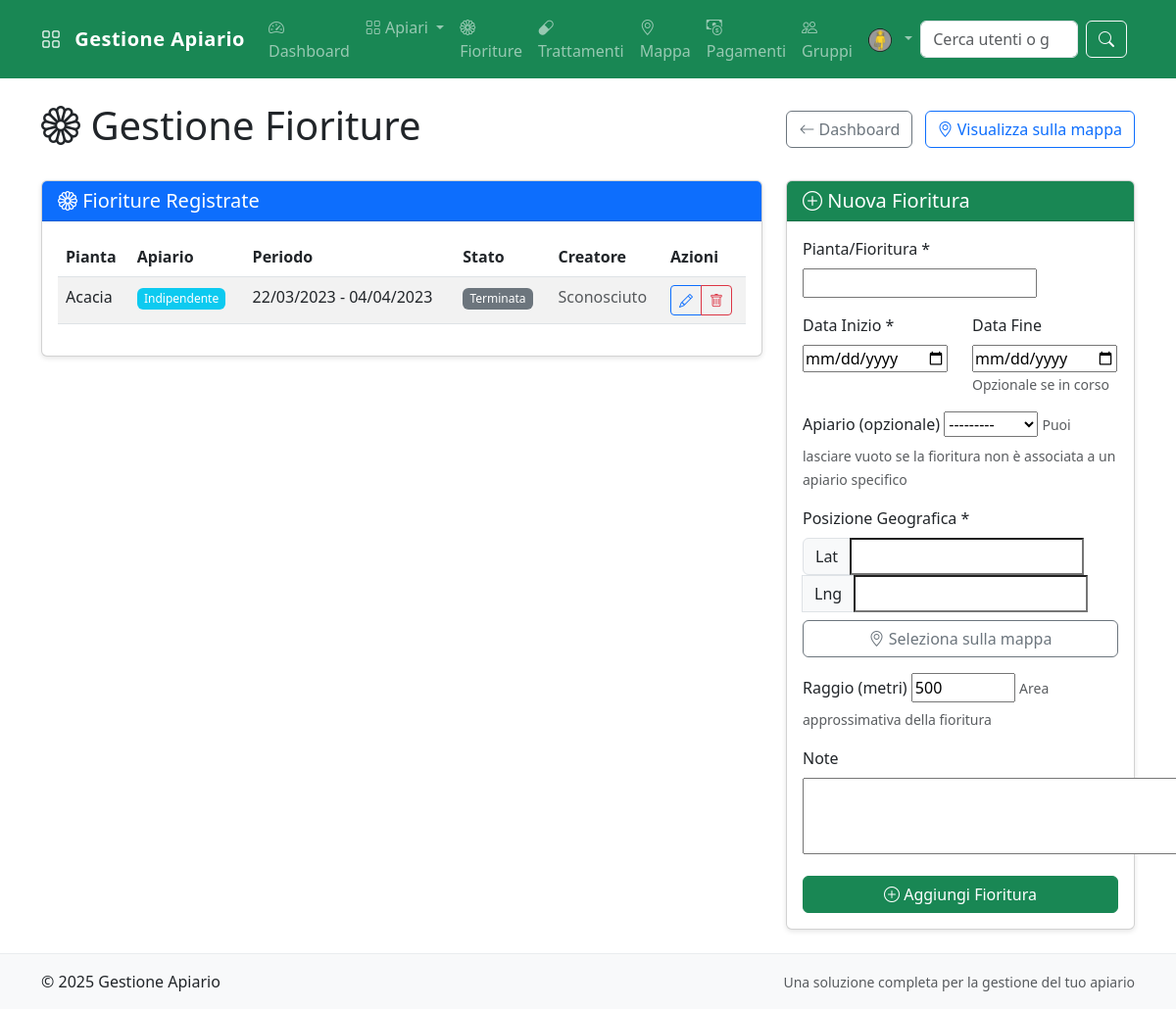
The page /app/fioriture/ (signed in) on the database as committed earlier.
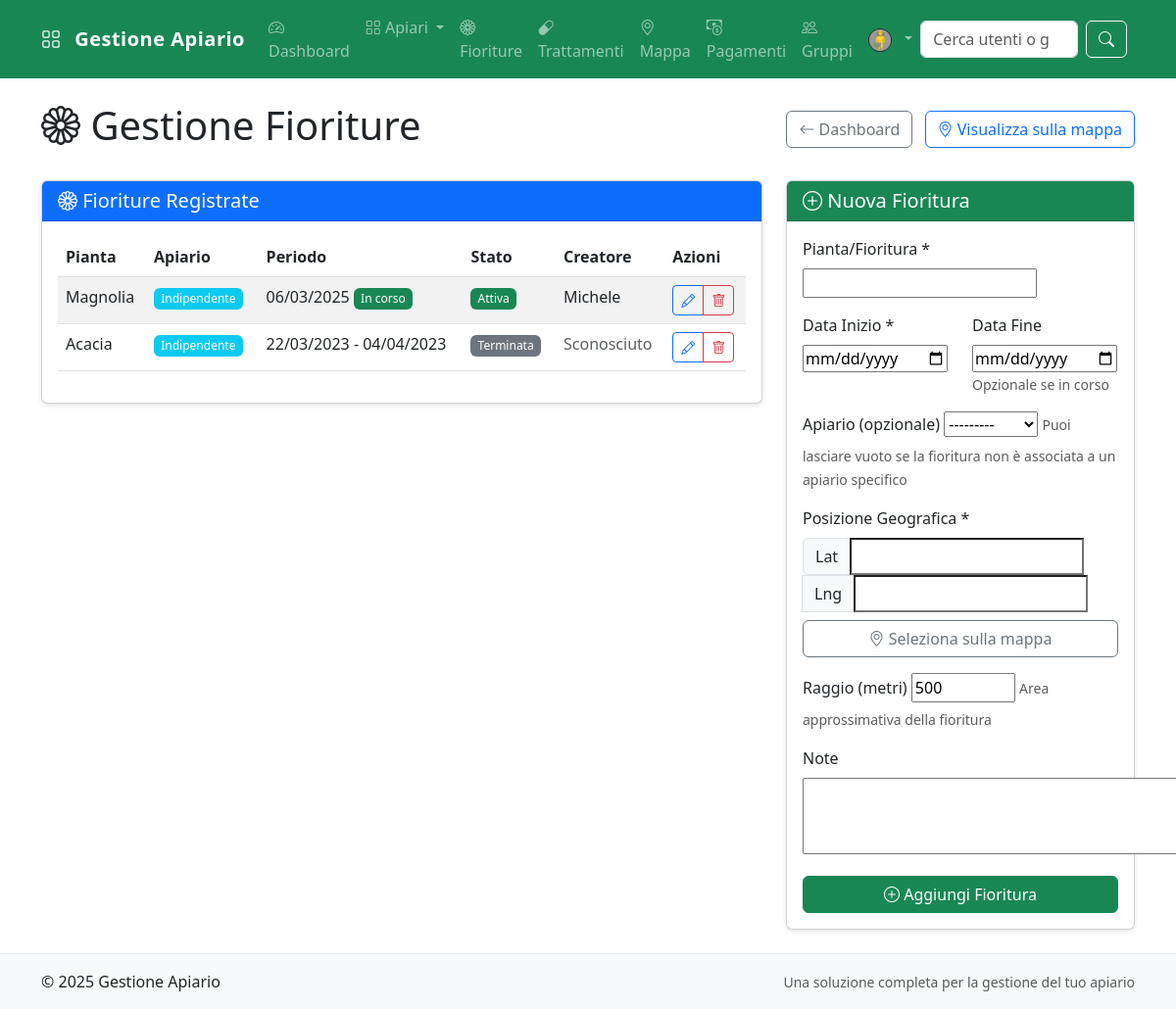
The same page on the database as committed later.
### core/models.py (models this page shows, shortened)
class Fioritura(models.Model):
    apiario = models.ForeignKey(Apiario, on_delete=models.CASCADE, related_name='fioriture', null=True, blank=True)
    pianta = models.CharField(max_length=100)
    data_inizio = models.DateField()
    data_fine = models.DateField(blank=True, null=True)
    note = models.TextField(blank=True, null=True)
    latitudine = models.DecimalField(max_digits=9, decimal_places=6,
                                   help_text="Latitudine in gradi decimali (es. 45.123456)")
    longitudine = models.DecimalField(max_digits=9, decimal_places=6,
                                    help_text="Longitudine in gradi decimali (es. 9.123456)")
    raggio = models.IntegerField(default=500, blank=True, null=True,
                               help_text="Raggio approssimativo della fioritura in metri")
    creatore = models.ForeignKey(User, on_delete=models.SET_NULL, null=True, blank=True, related_name='fioriture_create')
    data_creazione = models.DateTimeField(auto_now_add=True, null=True)
    data_modifica = models.DateTimeField(auto_now=True, null=True)
    class Meta:
        verbose_name = "Fioritura"
        verbose_name_plural = "Fioriture"
        ordering = ['-data_inizio']

### core/views.py (the view)
# urls.py: path('fioriture/', views.gestione_fioriture, name='gestione_fioriture'),
@login_required
def gestione_fioriture(request):
    apiari_propri = Apiario.objects.filter(proprietario=request.user)
    gruppi_utente = Gruppo.objects.filter(membri=request.user)
    apiari_condivisi = Apiario.objects.filter(
        gruppo__in=gruppi_utente,
        condiviso_con_gruppo=True
    ).exclude(proprietario=request.user)
    apiari = (apiari_propri | apiari_condivisi).distinct()
    fioriture_apiari = Fioritura.objects.filter(apiario__in=apiari)
    fioriture_senza_apiario = Fioritura.objects.filter(apiario__isnull=True)
    fioriture = (fioriture_apiari | fioriture_senza_apiario).order_by('-data_inizio')
    if request.method == 'POST':
        form = FiorituraForm(request.POST)
        if form.is_valid():
            fioritura = form.save(commit=False)
            fioritura.creatore = request.user
            apiario = fioritura.apiario
            if apiario:
                can_add = False
                if apiario.proprietario == request.user:
                    can_add = True
                elif apiario.gruppo and apiario.condiviso_con_gruppo:
                    try:
                        membro = MembroGruppo.objects.get(utente=request.user, gruppo=apiario.gruppo)
                        if membro.ruolo in ['admin', 'editor']:
                            can_add = True
                    except MembroGruppo.DoesNotExist:
                        pass
                if not can_add:
                    messages.error(request, "Non hai i permessi per aggiungere fioriture a questo apiario.")
                    return redirect('gestione_fioriture')
            fioritura.save()
            messages.success(request, "Fioritura aggiunta con successo.")
            return redirect('gestione_fioriture')
    else:
        form = FiorituraForm()
        form.fields['apiario'].queryset = apiari
        form.fields['apiario'].required = False
    context = {
        'fioriture': fioriture,
        'form': form,
    }
    return render(request, 'fioriture/gestione_fioriture.html', context)

### core/forms.py
class FiorituraForm(forms.ModelForm):
    class Meta:
        model = Fioritura
        fields = [
            'pianta', 'data_inizio', 'data_fine',
            'latitudine', 'longitudine', 'raggio', 'apiario', 'note'
        ]
        widgets = {
            'data_inizio': DateInput(),
            'data_fine': DateInput(),
            'note': forms.Textarea(attrs={'rows': 3}),
            'latitudine': forms.NumberInput(attrs={'step': '0.000001', 'class': 'coordinate-input lat-input'}),
            'longitudine': forms.NumberInput(attrs={'step': '0.000001', 'class': 'coordinate-input lng-input'}),
            'raggio': forms.NumberInput(attrs={'min': '50', 'max': '5000', 'step': '50'}),
        }
    def __init__(self, *args, **kwargs):
        super().__init__(*args, **kwargs)
        self.fields['data_fine'].required = False
        self.fields['apiario'].required = False
        self.fields['raggio'].required = False

### core/models.py (called while the page is built)
    def __str__(self):
        return self.nome

### templates/fioriture/gestione_fioriture.html (shortened to what the changed rows need)
{% extends 'base.html' %}
{% block content %}
<div class="row">
    <div class="col-12 mb-4">
        <div class="d-flex justify-content-between align-items-center">
            <h1><i class="bi bi-flower1"></i> Gestione Fioriture</h1>
        </div>
    </div>
</div>
<div class="row">
    <div class="col-md-8">
        <div class="card">
            <div class="card-body">
                {% if fioriture %}
                    <div class="table-responsive">
                        <table class="table table-striped table-hover">
                            <thead>
                                <tr>
                                    <th>Pianta</th>
                                    <th>Apiario</th>
                                    <th>Periodo</th>
                                    <th>Stato</th>
                                    <th>Creatore</th>
                                    <th>Azioni</th>
                                </tr>
                            </thead>
                            <tbody>
                                {% for fioritura in fioriture %}
                                    <tr>
                                        <td>{{ fioritura.pianta }}</td>
                                        <td>{% if fioritura.apiario %}{{ fioritura.apiario.nome }}{% else %}<span class="badge bg-info">Indipendente</span>{% endif %}</td>
                                        <td>
                                            {{ fioritura.data_inizio|date:"d/m/Y" }}
                                            {% if fioritura.data_fine %}
                                                - {{ fioritura.data_fine|date:"d/m/Y" }}
                                            {% else %}
                                                <span class="badge bg-success">In corso</span>
                                            {% endif %}
                                        </td>
                                        <td>
                                            {% now "Y-m-d" as oggi %}
                                            {% if fioritura.data_inizio|date:"Y-m-d" > oggi %}
                                                <span class="badge bg-warning text-dark">Programmata</span>
                                            {% elif not fioritura.data_fine or fioritura.data_fine|date:"Y-m-d" >= oggi %}
                                                <span class="badge bg-success">Attiva</span>
                                            {% else %}
                                                <span class="badge bg-secondary">Terminata</span>
                                            {% endif %}
                                        </td>
                                        <td>
                                            {% if fioritura.creatore %}
                                                {{ fioritura.creatore.username }}
                                            {% else %}
                                                <span class="text-muted">Sconosciuto</span>
                                            {% endif %}
                                        </td>
                                        <td>
                                            {% if fioritura.creatore == request.user or fioritura.apiario.proprietario == request.user or user.is_staff %}
                                                <div class="btn-group">
                                                    <a href="{% url 'modifica_fioritura' fioritura.id %}" class="btn btn-sm btn-outline-primary">
                                                        <i class="bi bi-pencil"></i>
                                                    </a>
                                                    <a href="{% url 'elimina_fioritura' fioritura.id %}" class="btn btn-sm btn-outline-danger" onclick="return confirm('Sei sicuro di voler eliminare questa fioritura?')">
                                                        <i class="bi bi-trash"></i>
                                                    </a>
                                                </div>
                                            {% else %}
                                                <span class="badge bg-secondary">Solo Lettura</span>
                                            {% endif %}
                                        </td>
                                    </tr>
                                {% endfor %}
                            </tbody>
                        </table>
                    </div>
                {% else %}
                    <div class="text-center py-4">
                        <p>Non ci sono fioriture registrate.</p>
                    </div>
                {% endif %}
            </div>
        </div>
    </div>
</div>
{% endblock %}

Rows that differ between the two databases and show on the page:
added Fioritura: pianta "Magnolia", shows "Indipendente", data_inizio "06/03/2025", shows "In corso", shows "Attiva", creatore.username "Michele"
